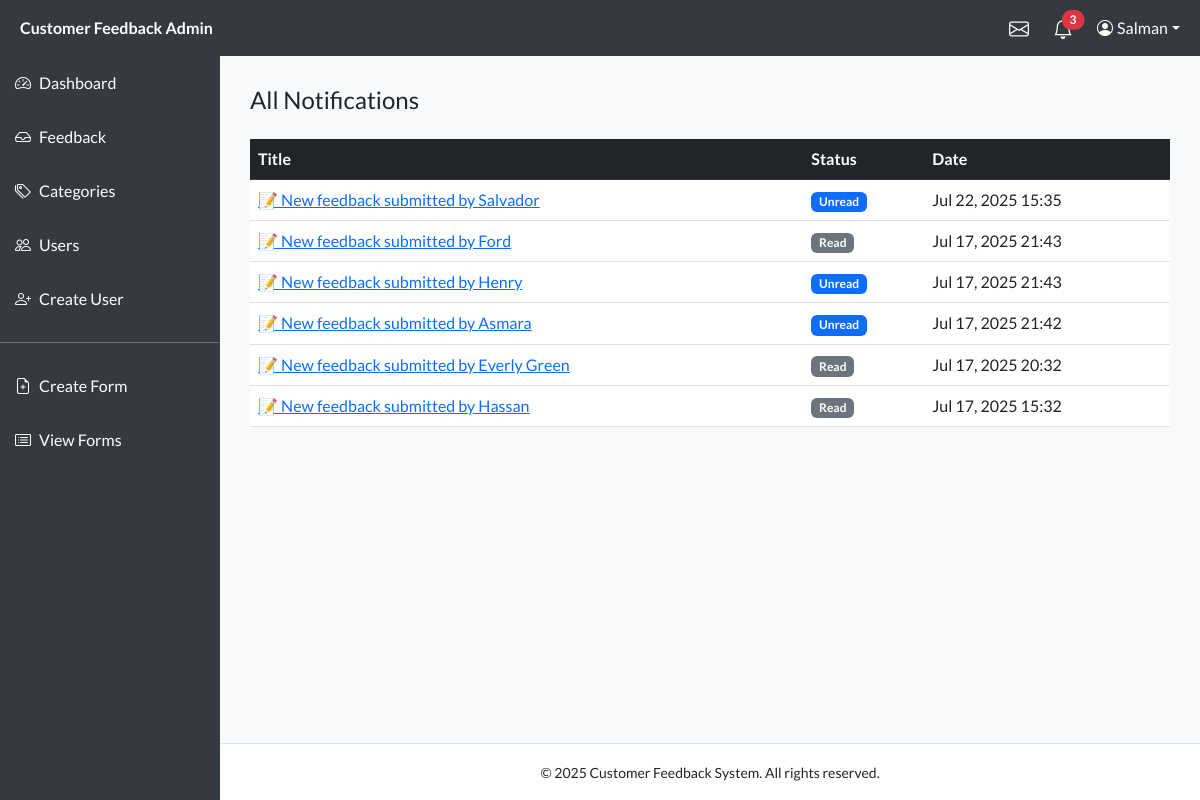
The page /Admin/notifications.php (signed in) on the database its author committed.
### tables this page shows
CREATE TABLE `notifications` (
  `id` int(11) NOT NULL,
  `type` varchar(50) DEFAULT NULL,
  `title` varchar(255) NOT NULL,
  `link` varchar(255) DEFAULT NULL,
  `is_read` tinyint(1) DEFAULT 0,
  `created_at` timestamp NOT NULL DEFAULT current_timestamp()
);

### Admin/notifications.php (the view, shortened to what this page needs)
<?php
include 'includes/header.php';
include 'includes/sidebar.php';
$all = $conn->query("SELECT * FROM notifications ORDER BY created_at DESC");
?>
<h4 class="mb-4">All Notifications</h4>
<table class="table table-hover">
  <thead class="table-dark">
    <tr>
      <th>Title</th>
      <th>Status</th>
      <th>Date</th>
    </tr>
  </thead>
  <tbody>
    <?php while ($n = $all->fetch_assoc()): ?>
      <tr>
        <td>
          <a href="mark_notification.php?id=<?= $n['id'] ?>&link=<?= urlencode($n['link']) ?>">
            <?= htmlspecialchars($n['title']) ?>
          </a>
        </td>
        <td><?= $n['is_read'] ? '<span class="badge bg-secondary">Read</span>' : '<span class="badge bg-primary">Unread</span>' ?></td>
        <td><?= date('M j, Y H:i', strtotime($n['created_at'])) ?></td>
      </tr>
    <?php endwhile; ?>
  </tbody>
</table>
<?php include 'includes/footer.php'; ?>

### Admin/includes/header.php (style rules this page uses)
* { font-family: 'Lato', sans-serif; }
body { margin: 0; padding: 0; display: flex; flex-direction: column; }

### rows shown on the page
notifications: title "📝 New feedback submitted by Salvador", is_read "Unread", created_at "Jul 22, 2025 15:35"
notifications: title "📝 New feedback submitted by Ford", is_read "Read", created_at "Jul 17, 2025 21:43"
notifications: title "📝 New feedback submitted by Henry", is_read "Unread", created_at "Jul 17, 2025 21:43"
notifications: title "📝 New feedback submitted by Asmara", is_read "Unread", created_at "Jul 17, 2025 21:42"
notifications: title "📝 New feedback submitted by Everly Green", is_read "Read", created_at "Jul 17, 2025 20:32"
notifications: title "📝 New feedback submitted by Hassan", is_read "Read", created_at "Jul 17, 2025 15:32"

### other values the page prints
$unreadCount "3"
$_SESSION['user_name'] "Salman"
